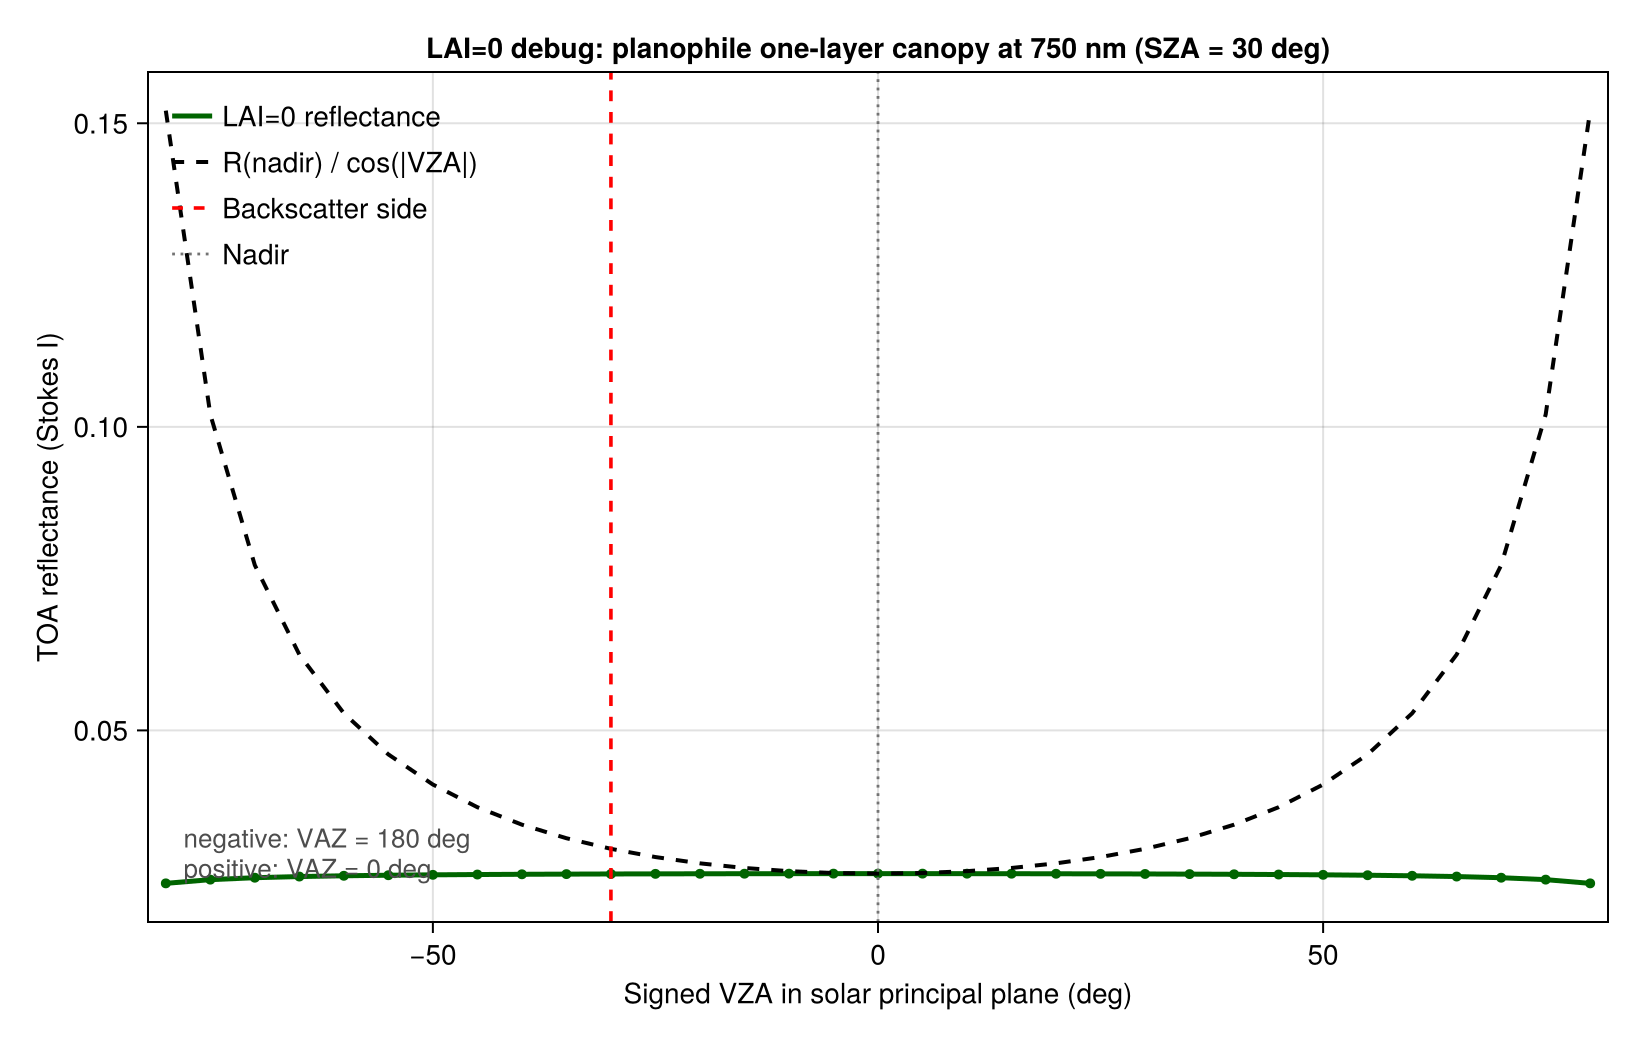

Julia code for this plot:
# =================================================================
# LAI=0 debug principal-plane reflectance slice at 750 nm
#
# Same plot style as sandbox/canopy_o2_principal_plane_750nm.jl, but with
# the one-layer planophile canopy set to LAI=0. This is a diagnostic for the
# zero-canopy limit over the same Lambertian soil.
#
# Signed-VZA convention follows docs/make.jl:
#   negative VZA = VAZ 180 deg, backscatter / hotspot side
#   positive VZA = VAZ   0 deg, forward-scatter side
# =================================================================

using vSmartMOM
using vSmartMOM.CoreRT
using CanopyOptics
using CairoMakie

# Run with `julia --project=docs sandbox/canopy_o2_principal_plane_lai0_debug_750nm.jl`.
if !haskey(ENV, "VSMARTMOM_O2_ABSCO")
    default_o2_lut = "/net/squid/data1/ABSCO_CS_Database/v5.2_final/o2_v52_v2.jld2"
    isfile(default_o2_lut) || error(
        "Set ENV[\"VSMARTMOM_O2_ABSCO\"] to the O2 ABSCO JLD2 LUT path.")
    ENV["VSMARTMOM_O2_ABSCO"] = default_o2_lut
end

# -- 1) Base config and single wavelength --------------------------
yaml_path = joinpath(@__DIR__, "canopy_o2_740_780nm.yaml")
params = parameters_from_yaml(yaml_path)

lambda_target = 750.0
nu_target = 1e7 / lambda_target
params.spec_bands = [Float64[nu_target]]

# -- 2) Principal-plane geometry -----------------------------------
signed_vza = collect(-80.0:5.0:80.0)
params.vza = abs.(signed_vza)
params.vaz = ifelse.(signed_vza .< 0, 180.0, 0.0)

params.max_m = 8
params.l_trunc = 64

# -- 3) One-layer planophile canopy, zero LAI -----------------------
leaf = CanopyOptics.LeafProspectProProperties(
    N = 1.5,
    Ccab = 40.0,
    Ccar = 8.0,
    Canth = 0.0,
    Cbrown = 0.0,
    Cw = 0.012,
    Cm = 0.009,
    Cprot = 0.0,
    Ccbc = 0.0,
)
LAD = CanopyOptics.planophile_leaves2(Float64)
canopy = CanopySurface_from_prospect(
    leaf, 400.0:1.0:2500.0;
    soil = LambertianSurfaceScalar(0.10),
    LAI = 0.0,
    n_layers = 1,
    LAD = LAD,
)
for ib in eachindex(params.brdf)
    params.brdf[ib] = canopy
end

# -- 4) Run RT ------------------------------------------------------
model = model_from_parameters(params)
R, _ = rt_run(model)
R_principal = R[:, 1, 1]
nadir_idx = findfirst(==(0.0), signed_vza)
sec_vza_scaled = R_principal[nadir_idx] ./ cosd.(abs.(signed_vza))

println("R size (dirs, stokes, lambda): ", size(R))
println("LAI=0 principal-plane R(I) min/max: ", extrema(R_principal))
for x in (-params.sza, 0.0, params.sza)
    idx = findfirst(==(x), signed_vza)
    idx === nothing || println("R(I), signed VZA = ", x, " deg: ", R_principal[idx])
end

# -- 5) Plot --------------------------------------------------------
fig = Figure(size = (820, 520))
ax = Axis(fig[1, 1];
    xlabel = "Signed VZA in solar principal plane (deg)",
    ylabel = "TOA reflectance (Stokes I)",
    title = "LAI=0 debug: planophile one-layer canopy at 750 nm (SZA = 30 deg)",
)
lines!(ax, signed_vza, R_principal; color = :darkgreen, linewidth = 2.5,
       label = "LAI=0 reflectance")
scatter!(ax, signed_vza, R_principal; color = :darkgreen, markersize = 7)
lines!(ax, signed_vza, sec_vza_scaled; color = :black, linestyle = :dash,
       linewidth = 2.0, label = "R(nadir) / cos(|VZA|)")

vlines!(ax, [-params.sza]; color = :red, linestyle = :dash, linewidth = 1.8,
        label = "Backscatter side")
vlines!(ax, [0.0]; color = :gray45, linestyle = :dot, linewidth = 1.4,
        label = "Nadir")

text!(ax, -78, minimum(R_principal);
      text = "negative: VAZ = 180 deg\npositive: VAZ = 0 deg",
      align = (:left, :bottom), fontsize = 13, color = :gray30)

axislegend(ax; position = :lt, framevisible = false)
xlims!(ax, -82, 82)

out_png = joinpath(@__DIR__, "canopy_o2_principal_plane_lai0_debug_750nm.png")
save(out_png, fig)
println("Saved LAI=0 debug principal-plane plot -> ", out_png)
fig
